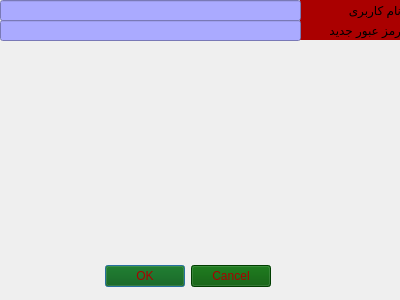
<?xml version="1.0" encoding="UTF-8"?>
<ui version="4.0">
 <class>forget_password_client</class>
 <widget class="QDialog" name="forget_password_client">
  <property name="geometry">
   <rect>
    <x>0</x>
    <y>0</y>
    <width>400</width>
    <height>300</height>
   </rect>
  </property>
  <property name="minimumSize">
   <size>
    <width>400</width>
    <height>300</height>
   </size>
  </property>
  <property name="maximumSize">
   <size>
    <width>400</width>
    <height>300</height>
   </size>
  </property>
  <property name="windowTitle">
   <string>Dialog</string>
  </property>
  <property name="styleSheet">
   <string notr="true">background-image: url();
background-image: url(:/photos/forget.png);
</string>
  </property>
  <widget class="QDialogButtonBox" name="buttonBox">
   <property name="geometry">
    <rect>
     <x>-70</x>
     <y>260</y>
     <width>341</width>
     <height>32</height>
    </rect>
   </property>
   <property name="styleSheet">
    <string notr="true">background-image: url();

background-color: rgb(0, 85, 0);
color: rgb(170, 0, 0);</string>
   </property>
   <property name="orientation">
    <enum>Qt::Horizontal</enum>
   </property>
   <property name="standardButtons">
    <set>QDialogButtonBox::Cancel|QDialogButtonBox::Ok</set>
   </property>
  </widget>
  <widget class="QLabel" name="label">
   <property name="geometry">
    <rect>
     <x>300</x>
     <y>0</y>
     <width>101</width>
     <height>20</height>
    </rect>
   </property>
   <property name="styleSheet">
    <string notr="true">background-image: url();
background-color: rgb(170, 0, 0);
color: rgb(0, 0, 0);</string>
   </property>
   <property name="text">
    <string>نام کاربری</string>
   </property>
  </widget>
  <widget class="QLabel" name="label_2">
   <property name="geometry">
    <rect>
     <x>300</x>
     <y>20</y>
     <width>101</width>
     <height>20</height>
    </rect>
   </property>
   <property name="styleSheet">
    <string notr="true">background-image: url();
background-color: rgb(170, 0, 0);
color: rgb(0, 0, 0);</string>
   </property>
   <property name="text">
    <string>رمز عبور جدید</string>
   </property>
  </widget>
  <widget class="QLineEdit" name="lineEdit">
   <property name="geometry">
    <rect>
     <x>0</x>
     <y>0</y>
     <width>301</width>
     <height>21</height>
    </rect>
   </property>
   <property name="styleSheet">
    <string notr="true">background-image: url();
background-color: rgb(170, 170, 255);</string>
   </property>
  </widget>
  <widget class="QLineEdit" name="lineEdit_2">
   <property name="geometry">
    <rect>
     <x>0</x>
     <y>20</y>
     <width>301</width>
     <height>21</height>
    </rect>
   </property>
   <property name="styleSheet">
    <string notr="true">background-image: url();
background-color: rgb(170, 170, 255);</string>
   </property>
  </widget>
 </widget>
 <resources/>
 <connections>
  <connection>
   <sender>buttonBox</sender>
   <signal>accepted()</signal>
   <receiver>forget_password_client</receiver>
   <slot>accept()</slot>
   <hints>
    <hint type="sourcelabel">
     <x>248</x>
     <y>254</y>
    </hint>
    <hint type="destinationlabel">
     <x>157</x>
     <y>274</y>
    </hint>
   </hints>
  </connection>
  <connection>
   <sender>buttonBox</sender>
   <signal>rejected()</signal>
   <receiver>forget_password_client</receiver>
   <slot>reject()</slot>
   <hints>
    <hint type="sourcelabel">
     <x>316</x>
     <y>260</y>
    </hint>
    <hint type="destinationlabel">
     <x>286</x>
     <y>274</y>
    </hint>
   </hints>
  </connection>
 </connections>
</ui>
